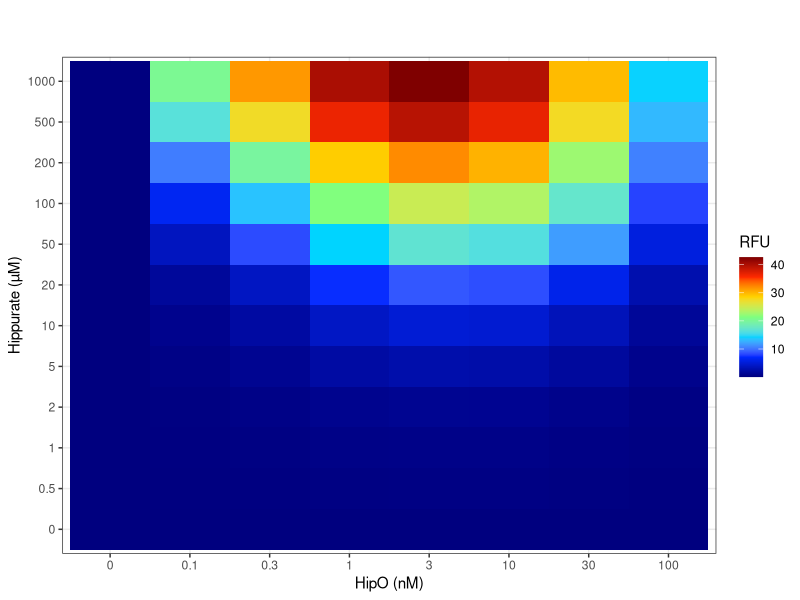

Write R code to recreate this figure. (Note: this script raises an error after producing the figure.)
# The aim of this file is to generate the model heatmap data as presented in #add ref
# It generates data of the 2 enzymatic assays

#Author: Mathilde Koch, JL Faulon's research group, INRA

# Cleaning previous R workspace
rm(list = ls())

# Importing necessary packages: 

library(deSolve)  # For solving ODEs
library(ggplot2)  # For visualisation
library('reshape2')   # For visualisation


solve_for_x <- function(X, epsilon, 
                        n_GFP_here = n_GFP, n_enz_here = n_enz, n_TF_here = n_TF,
                        kappa_GFP_here = kappa_GFP, kappa_enz_here = kappa_enz, kappa_TF_here = kappa_TF
                        ) {
  x_search  = c(0:X)
  # Total sum of free RNAP + genes has to be closest to allowed number of RNAP
  x_error = (x_search + epsilon *n_GFP_here * x_search/(x_search + kappa_GFP_here) + 
               n_enz_here * x_search/(x_search + kappa_enz_here) + 
               n_TF_here * x_search/(x_search + kappa_TF_here) - X)/X
  
  x = which(abs(x_error) == min(abs(x_error)))
  return(x)
}

solve_for_y <- function(Y,
                        mRNA_GFP_here = mRNA_GFP,  mRNA_enz_here =mRNA_enz,
                        mRNA_TF_here =mRNA_TF,
                        k_GFP_here = k_GFP, k_enz_here = k_enz, k_TF_here = k_TF 
) {
  y_search  = c(0:Y)
  # total sum of free ribosomes + transcripts has to be closest to allowed number of ribosomes
  y_error = (y_search + mRNA_GFP_here * y_search/(y_search + k_GFP_here) +
               mRNA_enz_here * y_search/(y_search + k_enz_here) +
               mRNA_TF_here * y_search/(y_search + k_TF_here) - Y)/Y
  
  y = which(abs(y_error) == min(abs(y_error)))
  return(y)
}

# Model parameters

global_parameters = c(
        kappa_GFP = 100,
        kappa_TF = 3000,
        k_GFP = 1e3,
        k_TF = 1e4,
        gamma_GFP = 0.42,
        gamma_TF = 0.335,
        delta_GFP = 0.05,
        delta_enz = 0.05,  # for both CocE and HipO
        delta_TF = 0.05,
        pi_GFP = 3.75,
        pi_TF = 3.679,
        lambda_GFP = 0.0016,
        lambda_enz = 0.0016,  # for both CocE and HipO
        lambda_TF = 0.0016,
        n_copy_GFP = 100,
        n_copy_TF = 30,
        omega_GFP = 4, 
        omega_TF = 5, 
        benzoic_kd = 100,
        activated_kd = 50,
        X_tot = 30,
        Y_tot = 30,
        K_R_mRNA = 10,
        K_tox = 100
)



pars_HipO = c(
  kappa_enz = 3000,
  k_enz = 1e4,
  gamma_enz = 0.25,
  pi_enz = 3.6,
  omega_enz = 6,
  Km_enz = 764,
  k_cat_enz = 5880,
  spontaneous_hydrolisation = 0,
  mRNA_enz_length = 1200
)

pars_CocE = c(
  kappa_enz = 4500,
  k_enz = 3e4,
  gamma_enz = 0.176,
  pi_enz = 3.542,
  omega_enz = 8,
  Km_enz = 5.7,
  k_cat_enz = 3060,
  mRNA_enz_length = 1700,
  spontaneous_hydrolisation = 0.0001
)


# Choose HipO or CocE: parameters and name

all_parameters = c(global_parameters, pars_HipO)
# all_parameters = c(global_parameters, pars_CocE)
name = "Hippurate"
# name = "Cocaine"
colnames_for_visu = c("HipO", 'Hippurate', 'GFP')
# colnames_for_visu = c("CocE", 'Cocaine', 'GFP')

init_solver <- c(
  mRNA_GFP = 0,
  mRNA_TF = 0,
  mRNA_enz = 0,
  GFP = 0, 
  TF = 0,
  enz = 0,
  benzoic_acid = 0,
  inducer = 0,
  R_mRNA = 10000000,
  tox = 0
)


solver_all_resource <- function(t, state, pars) {
  with (as.list(c(state, pars)),{
    rate_conversion = 0.001 * enz * k_cat_enz * inducer/(inducer + Km_enz)  
    # Rate is expressed In µM. * 0.001 since enzyme is in nM.
    dbenzoic_acid = rate_conversion + spontaneous_hydrolisation * inducer
    dinducer = - rate_conversion - spontaneous_hydrolisation * inducer
    
    activated_TF = TF * (benzoic_acid/(benzoic_acid + benzoic_kd) + 0.0005)
    epsilon = activated_TF/(activated_TF + activated_kd * 1000)
    # See main text, modifying copy numbers to account for RNAP per DNA strand (see main text)
    n_GFP = n_copy_GFP * omega_GFP
    n_enz = n_copy_enz * omega_enz
    n_TF = n_copy_TF * omega_TF

    # Solving for RNAP at each time step
    x = solve_for_x(X = X_tot, epsilon = epsilon, n_GFP_here = n_GFP, 
                    n_enz_here = n_enz, n_TF_here = n_TF,
                    kappa_GFP_here = kappa_GFP,
                    kappa_enz_here = kappa_enz,
                    kappa_TF_here = kappa_TF)
    # Calculating mRNA variation rates
    mRNA_GFP_prod = gamma_GFP * n_GFP * epsilon * x/(x + kappa_GFP) * K_tox/(K_tox + tox) * (R_mRNA/R_mRNA + K_R_mRNA)
    mRNA_TF_prod = gamma_TF * n_TF * x/(x + kappa_TF) * K_tox/(K_tox + tox) * (R_mRNA/R_mRNA + K_R_mRNA) 
    mRNA_enz_prod = gamma_enz * n_enz * x/(x + kappa_enz) * K_tox/(K_tox + tox) * (R_mRNA/R_mRNA + K_R_mRNA) 
    
    dmRNA_GFP = mRNA_GFP_prod - delta_GFP * mRNA_GFP
    dmRNA_TF = mRNA_TF_prod - delta_TF * mRNA_TF
    dmRNA_enz = mRNA_enz_prod - delta_enz * mRNA_enz
    
    # Solving for ribosomes at each time step
    y = solve_for_y(Y = Y_tot,
                    mRNA_GFP_here = mRNA_GFP, mRNA_enz_here = mRNA_enz, mRNA_TF_here = mRNA_TF,
                    k_GFP_here = k_GFP, k_enz_here = k_enz, k_TF_here = k_TF)

    dGFP = pi_GFP * mRNA_GFP * y/(y + k_GFP) * K_tox/(K_tox + tox)  - lambda_GFP * GFP
    dTF = pi_TF * mRNA_TF * y/(y + k_TF) * K_tox/(K_tox + tox)  - lambda_TF * TF
    denz = pi_enz * mRNA_enz * y/(y + k_enz) * K_tox/(K_tox + tox)  - lambda_enz * enz

    dtox = dGFP + denz + dTF
    dR_mRNA = -(720 * dGFP + mRNA_enz_length * denz + 954 * dTF)

    return(list(c(dmRNA_GFP, dmRNA_TF, dmRNA_enz, dGFP, dTF, denz, dbenzoic_acid, dinducer, dR_mRNA, dtox)))
  })
}

times <- seq(0, 360, by = 0.1)

inducer_range = c(0, 0.5, 1, 2, 5, 10, 20, 50, 100, 200, 500, 1000)
enzyme_range = c(0, 0.1, 0.3, 1, 3, 10, 30, 100)

# Solving the model for each inducer/enzyme DNA concentration

inducer_enzyme_adder_df = NULL
inducer_enzyme_adder_df_time = times
colnames_time_inducer_enzyme = c("Time")
name_for_saving = "inducer_enzyme_adder"
for (enz in enzyme_range) {
  for (inducer_concentration in inducer_range) {
    all_parameters["n_copy_enz"] = enz
    init_solver["inducer"] = inducer_concentration
    # Solving the system
    out_mRNA_GFP <- ode(y = init_solver, times = times, func = solver_all_resource, parms = all_parameters)
    # Time evolution of all species can be plotted by uncommenting the next line
    # plot(out_mRNA_GFP, mfrow = c(4, 3))
    df_time <- data.frame(out_mRNA_GFP)
    colnames_time_inducer_enzyme = c(colnames_time_inducer_enzyme, paste("enz", enz, "inducer", inducer_concentration, sep = '_'))
    inducer_enzyme_adder_df_time = cbind(inducer_enzyme_adder_df_time, "GFP" = df_time[, c("GFP")])
    # Getting value at 4 hours
    value_here = df_time[which(df_time[,c("time")] == 240), c("GFP")]
    inducer_enzyme_adder_df = rbind(inducer_enzyme_adder_df, c("enz" = enz,  "inducer" = inducer_concentration, 'GFP' = value_here + 0.05))
  }
}

# The model is solved, now is time for visualisation of the heatmap

plot_2D_heatmap = function(df_means, df_sd = NULL, title_base = "Visualising adder in 2D heatmap", name_for_saving, folder_for_concentration_images_strategy, saving = TRUE, x_lab = "(nM)", y_lab = "(µM)", subtitle_here = "GFP") {
  experiment_1 = colnames(df_means)[1]
  experiment_2 = colnames(df_means)[2]
  experiments = c(experiment_1, experiment_2)
  
  GFP_by_OD_factor <- melt(df_means, id.vars = experiments)
  GFP_by_OD_factor[,c(experiment_1)] <- as.factor(GFP_by_OD_factor[,c(experiment_1)])
  GFP_by_OD_factor[,c(experiment_2)] <- as.factor(GFP_by_OD_factor[,c(experiment_2)])
  
  xlab = paste(experiment_1, x_lab, sep = ' ')
  ylab = paste(experiment_2, y_lab, sep = ' ')
  
  print_heatmap(data_as_factor = GFP_by_OD_factor, x_lab = xlab, y_lab = ylab, x_axis = experiment_1, y_axis = experiment_2, title = title_base, subtitle = subtitle_here)
  if (saving) {  
    # folder_to_save <- paste(folder_for_concentration_images_strategy, "2D_heatmaps", sep = '/')
    # if (!file.exists(folder_to_save)) {
    #   dir.create(folder_to_save, showWarnings = FALSE)
    # }
    folder_to_save = folder_for_concentration_images_strategy
    saving_graph(filename = paste(name_for_saving, sep = '_'), reminder = FALSE, path = folder_to_save)
  }
}

print_heatmap <- function(data_as_factor, x_axis = "coc", y_axis = "hip", x_lab = "Compound 1", y_lab ="Compound 2", title = "", subtitle = "", 
                          print = TRUE) {
  jet.colors <- colorRampPalette(c("#00007F", "blue", "#007FFF", "cyan", "#7FFF7F", "yellow", "#FF7F00", "red", "#7F0000"))
  p <- ggplot(data = data_as_factor, aes(x= data_as_factor[,x_axis], y= data_as_factor[,y_axis], fill=value))
  p <- p + geom_tile()
  p <- p + scale_fill_gradientn("RFU", colours = jet.colors(7))

  p <- p + labs(x = x_lab, y = y_lab, title = title, subtitle = subtitle)
  p <- p + theme_bw() #theme black and white
  if (print) {
    print(p)
  } else {
    return(p)
  }
}

inducer_enzyme_adder_df = data.frame(inducer_enzyme_adder_df)

colnames(inducer_enzyme_adder_df) = colnames_for_visu
# Heatmap values can be saved by uncommenting the following line
write.csv(inducer_enzyme_adder_df, paste(name, '.csv', sep = ''))
plot_2D_heatmap(df_means= inducer_enzyme_adder_df, df_sd = NULL, subtitle_here = '',title_base = "", saving = TRUE, name_for_saving = "hip_hipO_adder", folder_for_concentration_images_strategy = "")
